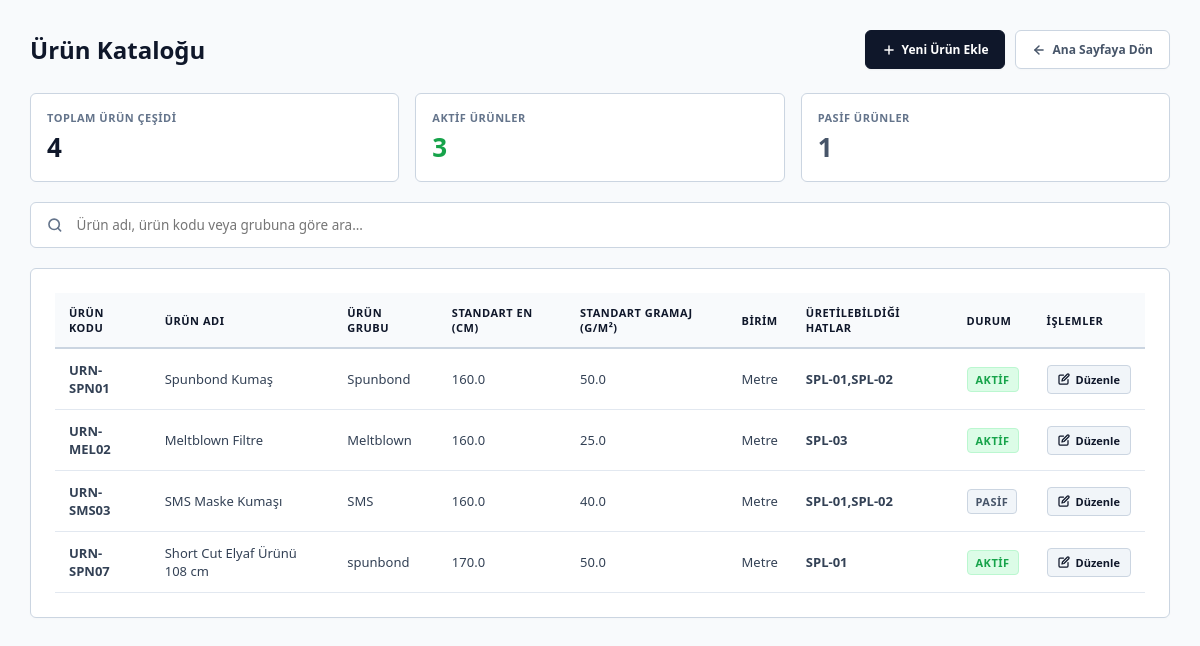
/products, run on an earlier commit of the app's database.
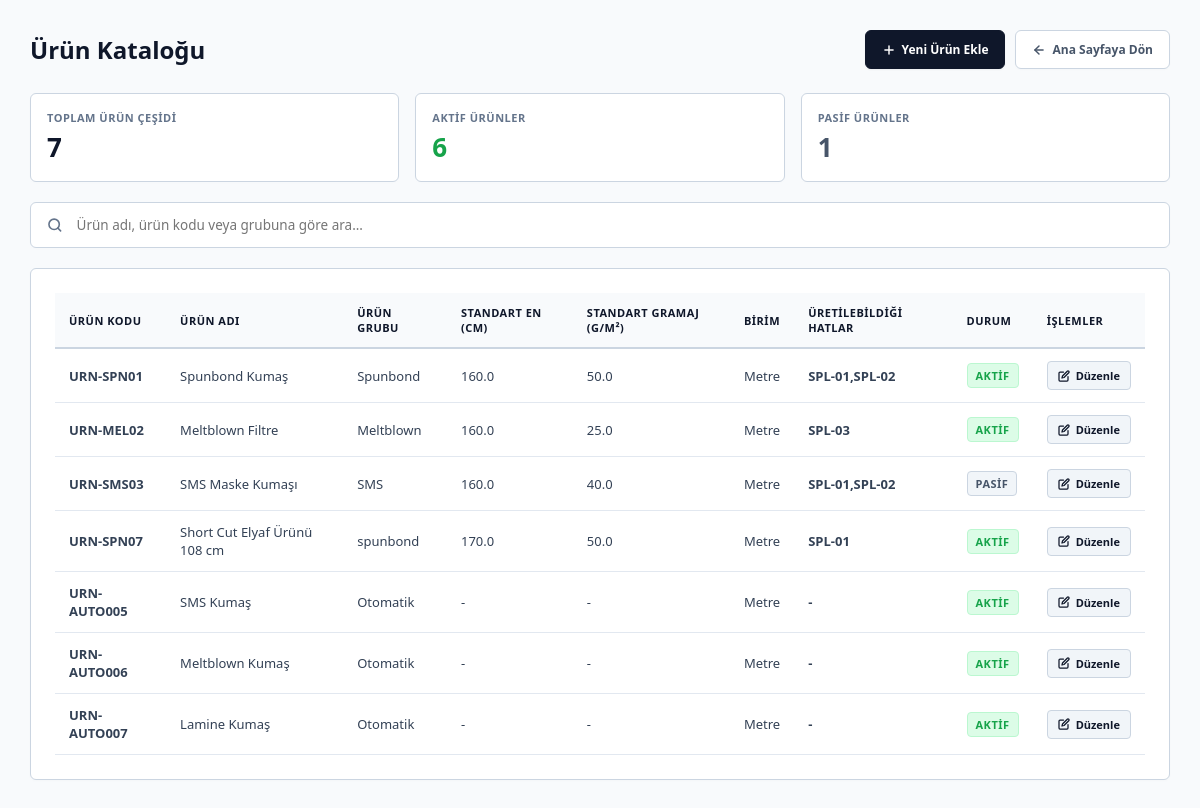
And on a later commit of the database.
### app/models.py (models this page shows)
class Product(Base):
    __tablename__ = "products"
    id: Mapped[int] = mapped_column(primary_key=True, index=True)
    product_code: Mapped[str] = mapped_column(String(50), unique=True, nullable=False, index=True) # Örn: URN-SPN01
    product_name: Mapped[str] = mapped_column(String(150), nullable=False)
    product_group: Mapped[str | None] = mapped_column(String(100), nullable=True) # Örn: Spunbond, Meltblown
    standard_width: Mapped[float | None] = mapped_column(Float, nullable=True) # Standart en değeri (cm)
    grammage: Mapped[float | None] = mapped_column(Float, nullable=True) # Standart gramajı (g/m2)
    unit: Mapped[str] = mapped_column(String(20), default="Metre", nullable=False) # Ölçü birimi
    eligible_lines: Mapped[str | None] = mapped_column(String(150), nullable=True) # Üretilebildiği makineler (Örn: "SPL-01,SPL-02")
    is_active: Mapped[bool] = mapped_column(Boolean, default=True, nullable=False)
    orders = relationship("Order", back_populates="product")
    recipes = relationship("Recipe", back_populates="product")

### app/main.py (the view)
@app.get("/products", response_class=HTMLResponse)
def get_products(request:Request):
    db=SessionLocal()
    try:
        products= db.query(models.Product).all()
    finally:
        db.close()
    return templates.TemplateResponse(
            request=request,
            name="products.html" ,
            context ={
                "title":"Ürün Kataloğu - Üretim Asistanım",
                "products":products,
            }
        )

### app/templates/products.html (shortened to what the changed rows need)
<!DOCTYPE html>
<html lang="tr">
<head>
</head>
<body>
    <div class="container">
        <div class="header-container">
            <h1>Ürün Kataloğu</h1>
        </div>
        <div style="display: grid; grid-template-columns: repeat(3, 1fr); gap: 16px; margin-bottom: 20px;">
            <div style="background: white; border: 1px solid #cbd5e1; border-radius: 6px; padding: 16px; display: flex; flex-direction: column; box-shadow: 0 1px 3px rgba(0,0,0,0.01);">
                <span style="font-size: 11px; font-weight: 700; color: #64748b; text-transform: uppercase; letter-spacing: 0.5px;">Toplam Ürün Çeşidi</span>
                <span style="font-size: 26px; font-weight: 800; color: #0f172a; margin-top: 4px;">{{ products | length }}</span>
            </div>
            <div style="background: white; border: 1px solid #cbd5e1; border-radius: 6px; padding: 16px; display: flex; flex-direction: column; box-shadow: 0 1px 3px rgba(0,0,0,0.01);">
                <span style="font-size: 11px; font-weight: 700; color: #64748b; text-transform: uppercase; letter-spacing: 0.5px;">Aktif Ürünler</span>
                {% set active_count = namespace(value=0) %}
                {% for p in products %}
                    {% if p.is_active %}{% set active_count.value = active_count.value + 1 %}{% endif %}
                {% endfor %}
                <span style="font-size: 26px; font-weight: 800; color: #16a34a; margin-top: 4px;">{{ active_count.value }}</span>
            </div>
        </div>
        <div class="table-container">
            <div class="table-responsive">
                <table>
                    <thead>
                        <tr>
                            <th>Ürün Kodu</th>
                            <th>Ürün Adı</th>
                            <th>Ürün Grubu</th>
                            <th>Standart En (cm)</th>
                            <th>Standart Gramaj (g/m²)</th>
                            <th>Birim</th>
                            <th>Üretilebildiği Hatlar</th>
                            <th>Durum</th>
                            <th>İşlemler</th>
                        </tr>
                    </thead>
                    <tbody id="productsTableBody">
                        {% if products %}
                            {% for product in products %}
                                <tr class="product-row">
                                    <td class="p-code"><strong>{{ product.product_code }}</strong></td>
                                    <td class="p-name">{{ product.product_name }}</td>
                                    <td class="p-group">{{ product.product_group or '-' }}</td>
                                    <td>{{ product.standard_width or '-' }}</td>
                                    <td>{{ product.grammage or '-' }}</td>
                                    <td>{{ product.unit }}</td>
                                    <td><strong>{{ product.eligible_lines or '-' }}</strong></td>
                                    <td>
                                        {% if product.is_active %}
                                            <span class="badge badge-aktif">Aktif</span>
                                        {% else %}
                                            <span class="badge badge-pasif">Pasif</span>
                                        {% endif %}
                                    </td>
                                    <td>
                                        <a href="/products/{{ product.id }}/edit" style="display: inline-flex; align-items: center; gap: 6px; text-decoration: none; color: #0f172a; background-color: #f1f5f9; font-weight: 700; font-size: 11px; padding: 6px 10px; border-radius: 4px; border: 1px solid #cbd5e1; transition: all 0.2s ease;">
                                            <svg width="12" height="12" viewBox="0 0 24 24" fill="none" stroke="currentColor" stroke-width="2.5" stroke-linecap="round" stroke-linejoin="round">
                                                <path d="M11 4H4a2 2 0 0 0-2 2v14a2 2 0 0 0 2 2h14a2 2 0 0 0 2-2v-7"></path>
                                                <path d="M18.5 2.5a2.121 2.121 0 1 1 3 3L12 15l-4 1 1-4Z"></path>
                                            </svg>
                                            Düzenle
                                        </a>
                                    </td>
                                </tr>
                            {% endfor %}
                        {% else %}
                            <tr>
                                <td colspan="9" class="no-data">
                                    Sistemde henüz kayıtlı ürün bulunmuyor.
                                </td>
                            </tr>
                        {% endif %}
                    </tbody>
                </table>
            </div>
        </div>
    </div>
</body>
</html>

What changed in the data, as far as the page shows it:
added Product: product_code "URN-AUTO005", product_name "SMS Kumaş", product_group "Otomatik", standard_width "-", grammage "-", unit "Metre", eligible_lines "-", is_active "AKTIF"
added Product: product_code "URN-AUTO006", product_name "Meltblown Kumaş", product_group "Otomatik", standard_width "-", grammage "-", unit "Metre", eligible_lines "-", is_active "AKTIF"
added Product: product_code "URN-AUTO007", product_name "Lamine Kumaş", product_group "Otomatik", standard_width "-", grammage "-", unit "Metre", eligible_lines "-", is_active "AKTIF"
Also different on the page:
{{ products | length }}: "4" → "7"
{{ active_count.value }}: "3" → "6"
